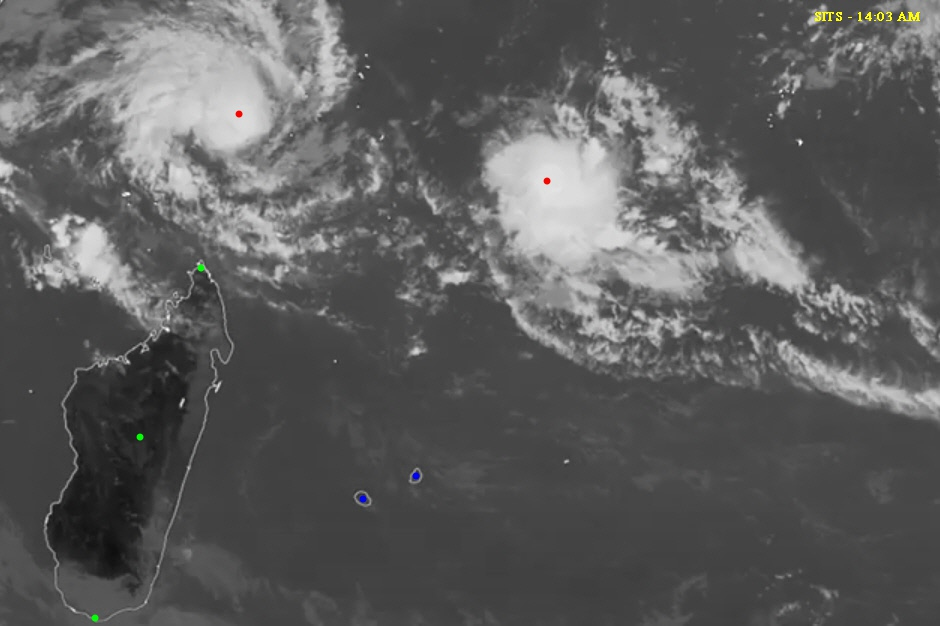
#> input picture Assignment - 1/1.jpg, 940 x 626 px
$ jupyter execute cycloneanalyzer.ipynb
#> lines starting #> are read from the running program, lines starting #| are printed output that depends on the picture
[cell 1]
import numpy as np
import cv2
import matplotlib.pyplot as plt
import sys
from IPython.display import display
from PIL import Image

[cell 2]
img1 = cv2.imread('1.jpg')
#> img1 is the input picture: shape (626, 940, 3); mean B, G, R 92.6, 92.7, 92.7
img2 = cv2.imread('2.jpg')
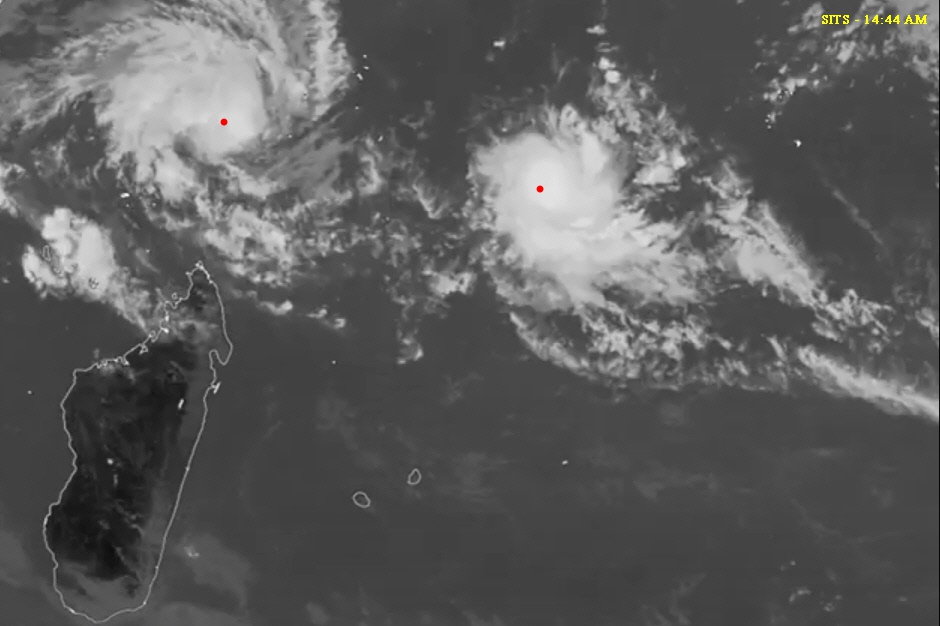
#> input picture Assignment - 1/2.jpg, 940 x 626 px
#> img2 is the input picture: shape (626, 940, 3); mean B, G, R 92.9, 93.1, 93.1
img3 = cv2.imread('3.jpg')
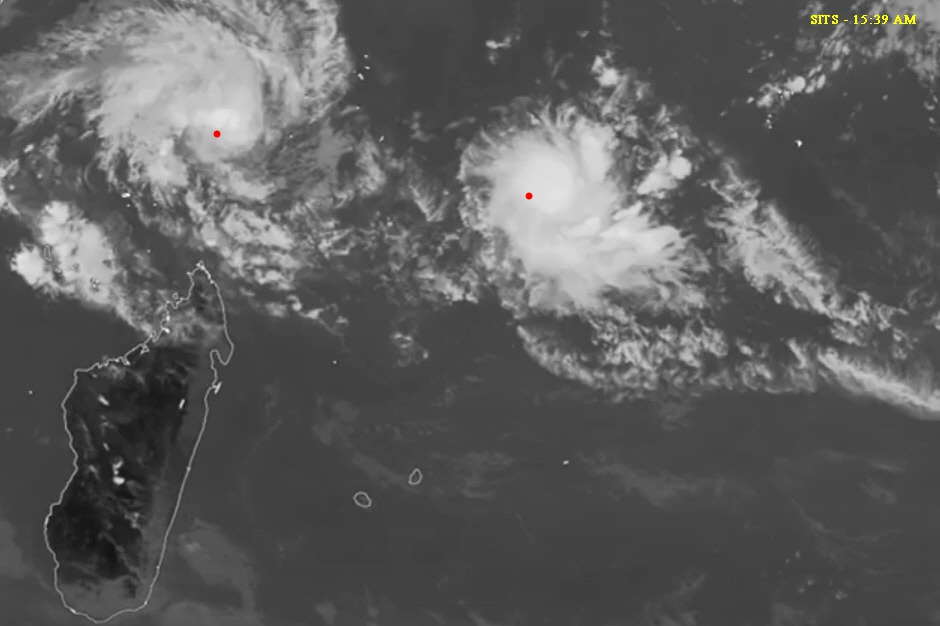
#> input picture Assignment - 1/3.jpg, 940 x 626 px
#> img3 is the input picture: shape (626, 940, 3); mean B, G, R 93.5, 93.6, 93.7

[cell 3]
img1.shape
#> Out = (626, 940, 3)

#### Code to Find the coordinates of the core of Cyclone by manually clicking on the image

[cell 4]
def coords(img):
	def Capture_Event(event, x, y, flags, params):
		if event == cv2.EVENT_LBUTTONDOWN:
			print(f"({x}, {y})")

	if __name__=="__main__":
		cv2.imshow('img', img)
		cv2.setMouseCallback('img', Capture_Event)
		cv2.waitKey(0)

##### Image 1

[cell 5]
display(Image.open('1.jpg'))

[cell 6]
coords(img1)

##### Coordinates of cyclones at time 14:03:
* Leftmost_Cyclone(x1,y1) = (238, 114)
* Rightmost_Cyclone(p1,q1) = (546, 181)

##### Image 2

[cell 7]
display(Image.open('2.jpg'))

[cell 8]
coords(img2)

##### Coordinates of cyclones at time 14:44:
* Leftmost_Cyclone(x2,y2) = (223, 122)
* Rightmost_Cyclone(p2,q2) = (539, 189)

#### Image 3

[cell 9]
display(Image.open('3.jpg'))

[cell 10]
coords(img3)

##### Coordinates of cyclones at time 15:39:
* Leftmost_Cyclone(x3,y3) = (217, 134)
* Rightmost_Cyclone(p3,q3) = (528, 196)

#### Combine 3 images to plot the trajectory

[cell 11]
img = cv2.addWeighted(img3,0.5,img2,0.5,0)
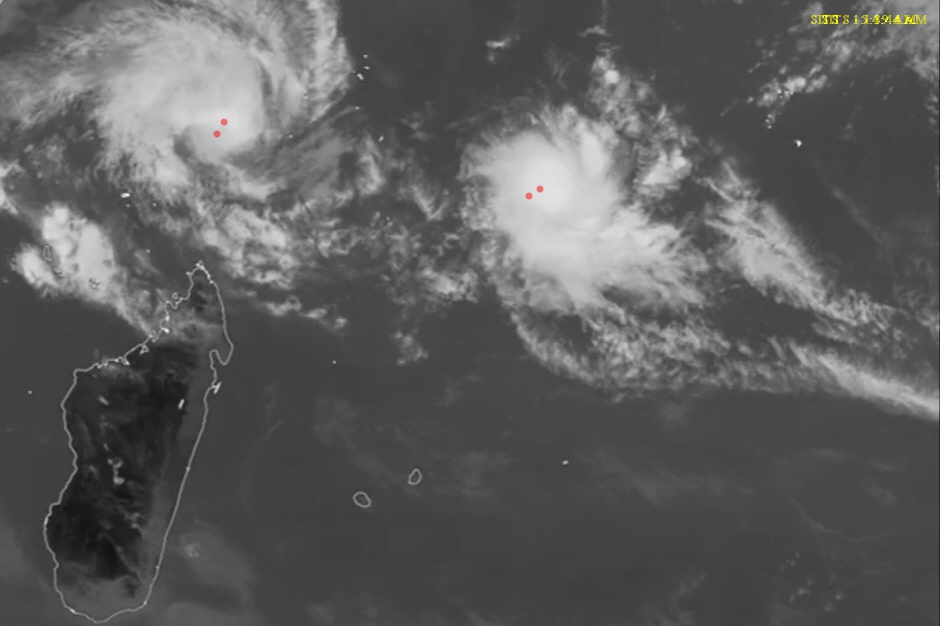
#> img: shape (626, 940, 3); mean B, G, R 93.2, 93.3, 93.4
img = cv2.addWeighted(img,0.5,img1,0.5,0)
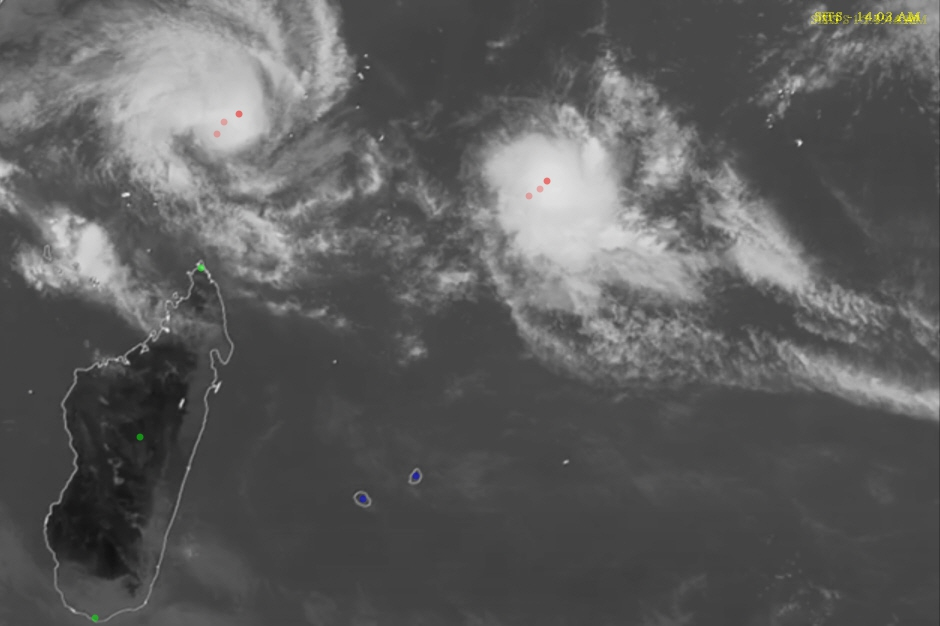
#> img: shape (626, 940, 3); mean B, G, R 92.9, 93, 93

[cell 12]
cv2.imwrite('comb.jpg',img)
display(Image.open('comb.jpg'))

#### Approximating the trajectory of cyclones using straight line passing through the core point of cyclone.

[cell 13]
def drawLine(image,x1,y1,x2,y2):
#> called with x1 = 223.5, y1 = 121.5, x2 = 216.5, y2 = 133.5
    m=(y2-y1)/(x2-x1)
    h,w=image.shape[:2]
#> h = 626; w = 940
    px=0
    py=-(x1-0)*m+y1
    qx=w
#> qx = 940
    qy=-(x2-w)*m+y2
#> qy = -1106.8
    cv2.line(image, (int(px), int(py)), (int(qx), int(qy)), (255, 255, 0), 2)

### To be precise, take the exact coordinates of cyclone tragectory

[cell 14]
drawLine(img,223.5,121.5,216.5,133.5)
drawLine(img,539.5,188.5,528.5,195.5)
#> call 2 of drawLine, with x1 = 539.5, y1 = 188.5, x2 = 528.5, y2 = 195.5
#> in drawLine (call 2), `cv2.line(image, (int(px), int(py)), (int(qx), int(qy)), (255, 255, 0),..`:
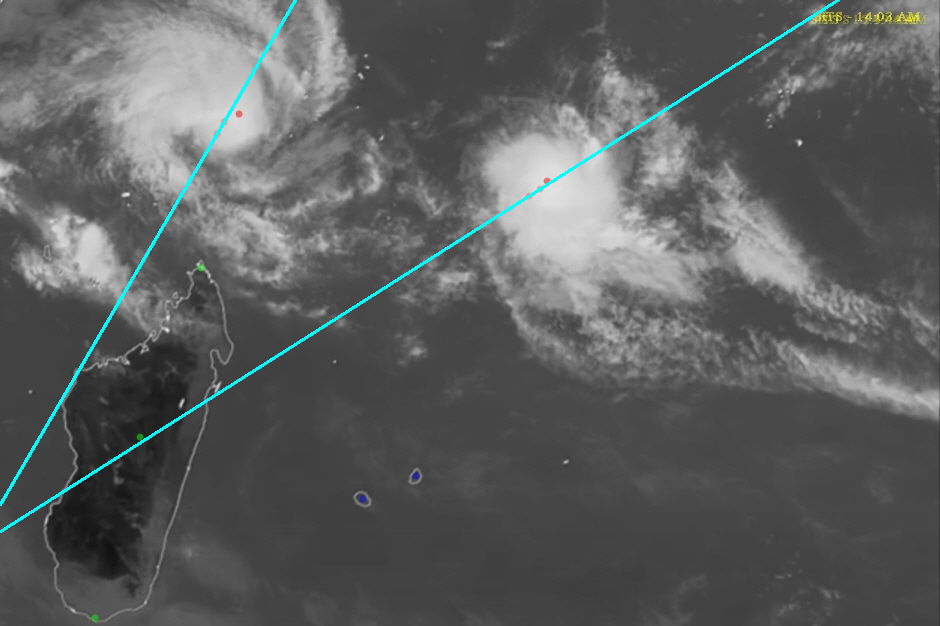
#> image: shape (626, 940, 3); mean B, G, R 94.2, 94.3, 92.2

[cell 15]
cv2.imwrite('line.jpg',img)
display(Image.open('line.jpg'))
